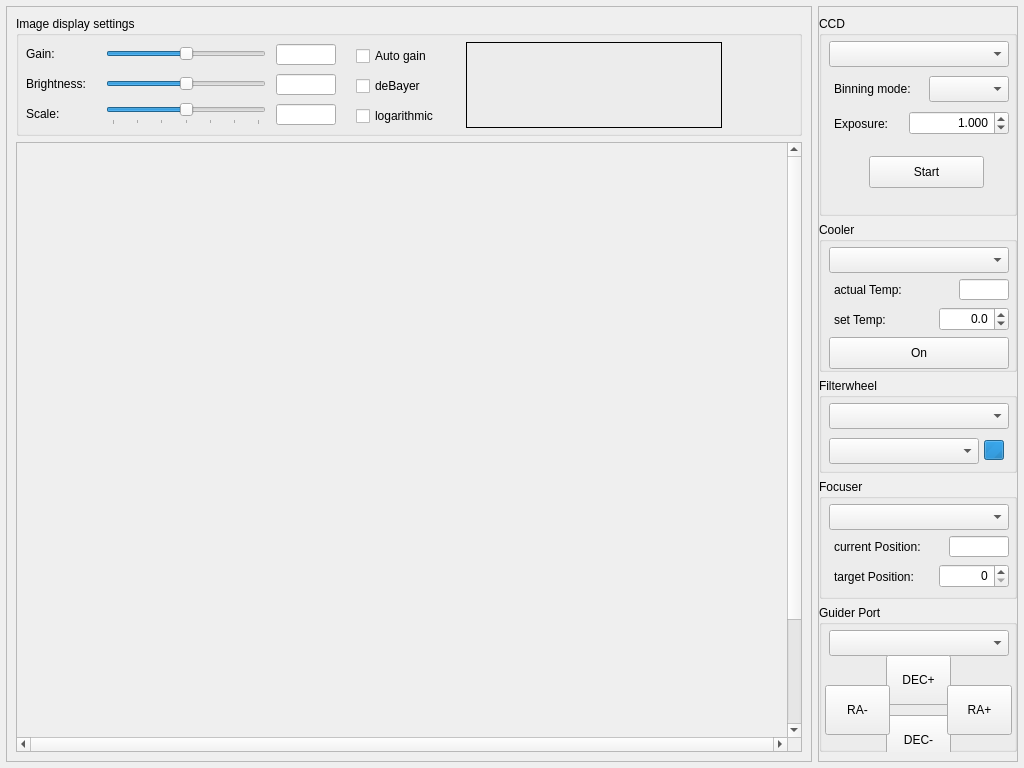
<?xml version="1.0" encoding="UTF-8"?>
<ui version="4.0">
 <class>PreviewWindow</class>
 <widget class="QWidget" name="PreviewWindow">
  <property name="geometry">
   <rect>
    <x>0</x>
    <y>0</y>
    <width>1024</width>
    <height>768</height>
   </rect>
  </property>
  <property name="windowTitle">
   <string>Form</string>
  </property>
  <layout class="QHBoxLayout" name="horizontalLayout">
   <property name="leftMargin">
    <number>6</number>
   </property>
   <property name="topMargin">
    <number>6</number>
   </property>
   <property name="rightMargin">
    <number>6</number>
   </property>
   <property name="bottomMargin">
    <number>6</number>
   </property>
   <item>
    <widget class="QFrame" name="imageFrame">
     <property name="frameShape">
      <enum>QFrame::StyledPanel</enum>
     </property>
     <property name="frameShadow">
      <enum>QFrame::Raised</enum>
     </property>
     <layout class="QVBoxLayout" name="verticalLayout_3">
      <item>
       <widget class="QGroupBox" name="imageOptions">
        <property name="minimumSize">
         <size>
          <width>0</width>
          <height>120</height>
         </size>
        </property>
        <property name="maximumSize">
         <size>
          <width>16777215</width>
          <height>120</height>
         </size>
        </property>
        <property name="title">
         <string>Image display settings</string>
        </property>
        <widget class="QSlider" name="gainSlider">
         <property name="geometry">
          <rect>
           <x>90</x>
           <y>27</y>
           <width>160</width>
           <height>22</height>
          </rect>
         </property>
         <property name="minimum">
          <number>-256</number>
         </property>
         <property name="maximum">
          <number>256</number>
         </property>
         <property name="singleStep">
          <number>8</number>
         </property>
         <property name="pageStep">
          <number>64</number>
         </property>
         <property name="orientation">
          <enum>Qt::Horizontal</enum>
         </property>
        </widget>
        <widget class="QLabel" name="gainLabel">
         <property name="geometry">
          <rect>
           <x>10</x>
           <y>30</y>
           <width>41</width>
           <height>16</height>
          </rect>
         </property>
         <property name="text">
          <string>Gain:</string>
         </property>
        </widget>
        <widget class="QLineEdit" name="gainField">
         <property name="geometry">
          <rect>
           <x>260</x>
           <y>28</y>
           <width>60</width>
           <height>21</height>
          </rect>
         </property>
         <property name="alignment">
          <set>Qt::AlignRight|Qt::AlignTrailing|Qt::AlignVCenter</set>
         </property>
         <property name="readOnly">
          <bool>true</bool>
         </property>
        </widget>
        <widget class="QLabel" name="brightnessLabel">
         <property name="geometry">
          <rect>
           <x>10</x>
           <y>60</y>
           <width>71</width>
           <height>16</height>
          </rect>
         </property>
         <property name="text">
          <string>Brightness:</string>
         </property>
        </widget>
        <widget class="QSlider" name="brightnessSlider">
         <property name="geometry">
          <rect>
           <x>90</x>
           <y>57</y>
           <width>160</width>
           <height>22</height>
          </rect>
         </property>
         <property name="minimum">
          <number>-256</number>
         </property>
         <property name="maximum">
          <number>256</number>
         </property>
         <property name="orientation">
          <enum>Qt::Horizontal</enum>
         </property>
        </widget>
        <widget class="QLineEdit" name="brightnessField">
         <property name="geometry">
          <rect>
           <x>260</x>
           <y>58</y>
           <width>60</width>
           <height>21</height>
          </rect>
         </property>
         <property name="alignment">
          <set>Qt::AlignRight|Qt::AlignTrailing|Qt::AlignVCenter</set>
         </property>
        </widget>
        <widget class="QCheckBox" name="autogainBox">
         <property name="geometry">
          <rect>
           <x>340</x>
           <y>30</y>
           <width>89</width>
           <height>20</height>
          </rect>
         </property>
         <property name="text">
          <string>Auto gain</string>
         </property>
        </widget>
        <widget class="QCheckBox" name="debayerBox">
         <property name="geometry">
          <rect>
           <x>340</x>
           <y>60</y>
           <width>89</width>
           <height>20</height>
          </rect>
         </property>
         <property name="text">
          <string>deBayer</string>
         </property>
        </widget>
        <widget class="QLabel" name="histogramLabel">
         <property name="geometry">
          <rect>
           <x>450</x>
           <y>26</y>
           <width>256</width>
           <height>86</height>
          </rect>
         </property>
         <property name="frameShape">
          <enum>QFrame::Box</enum>
         </property>
         <property name="text">
          <string/>
         </property>
        </widget>
        <widget class="QLabel" name="scaleLabel">
         <property name="geometry">
          <rect>
           <x>10</x>
           <y>90</y>
           <width>59</width>
           <height>16</height>
          </rect>
         </property>
         <property name="text">
          <string>Scale:</string>
         </property>
        </widget>
        <widget class="QSlider" name="scaleSlider">
         <property name="geometry">
          <rect>
           <x>90</x>
           <y>87</y>
           <width>160</width>
           <height>22</height>
          </rect>
         </property>
         <property name="minimum">
          <number>-3</number>
         </property>
         <property name="maximum">
          <number>3</number>
         </property>
         <property name="orientation">
          <enum>Qt::Horizontal</enum>
         </property>
         <property name="tickPosition">
          <enum>QSlider::TicksBelow</enum>
         </property>
         <property name="tickInterval">
          <number>1</number>
         </property>
        </widget>
        <widget class="QLineEdit" name="scaleField">
         <property name="geometry">
          <rect>
           <x>260</x>
           <y>88</y>
           <width>60</width>
           <height>21</height>
          </rect>
         </property>
         <property name="alignment">
          <set>Qt::AlignRight|Qt::AlignTrailing|Qt::AlignVCenter</set>
         </property>
         <property name="readOnly">
          <bool>true</bool>
         </property>
        </widget>
        <widget class="QCheckBox" name="logarithmicBox">
         <property name="geometry">
          <rect>
           <x>340</x>
           <y>90</y>
           <width>90</width>
           <height>20</height>
          </rect>
         </property>
         <property name="text">
          <string>logarithmic</string>
         </property>
        </widget>
       </widget>
      </item>
      <item>
       <widget class="QScrollArea" name="scrollArea">
        <property name="verticalScrollBarPolicy">
         <enum>Qt::ScrollBarAlwaysOn</enum>
        </property>
        <property name="horizontalScrollBarPolicy">
         <enum>Qt::ScrollBarAlwaysOn</enum>
        </property>
        <property name="sizeAdjustPolicy">
         <enum>QAbstractScrollArea::AdjustToContents</enum>
        </property>
        <property name="widgetResizable">
         <bool>false</bool>
        </property>
        <property name="alignment">
         <set>Qt::AlignCenter</set>
        </property>
        <widget class="QWidget" name="scrollAreaWidgetContents">
         <property name="geometry">
          <rect>
           <x>1</x>
           <y>0</y>
           <width>767</width>
           <height>727</height>
          </rect>
         </property>
        </widget>
       </widget>
      </item>
     </layout>
    </widget>
   </item>
   <item>
    <widget class="QFrame" name="frame">
     <property name="minimumSize">
      <size>
       <width>200</width>
       <height>0</height>
      </size>
     </property>
     <property name="frameShape">
      <enum>QFrame::StyledPanel</enum>
     </property>
     <property name="frameShadow">
      <enum>QFrame::Raised</enum>
     </property>
     <property name="lineWidth">
      <number>0</number>
     </property>
     <layout class="QVBoxLayout" name="verticalLayout">
      <property name="leftMargin">
       <number>0</number>
      </property>
      <property name="rightMargin">
       <number>0</number>
      </property>
      <item>
       <widget class="QGroupBox" name="box1CCD">
        <property name="minimumSize">
         <size>
          <width>0</width>
          <height>200</height>
         </size>
        </property>
        <property name="maximumSize">
         <size>
          <width>16777215</width>
          <height>200</height>
         </size>
        </property>
        <property name="title">
         <string>CCD</string>
        </property>
        <widget class="QComboBox" name="ccdSelectionBox">
         <property name="geometry">
          <rect>
           <x>10</x>
           <y>25</y>
           <width>180</width>
           <height>26</height>
          </rect>
         </property>
        </widget>
        <widget class="QComboBox" name="binningBox">
         <property name="geometry">
          <rect>
           <x>110</x>
           <y>60</y>
           <width>80</width>
           <height>26</height>
          </rect>
         </property>
        </widget>
        <widget class="QLabel" name="label">
         <property name="geometry">
          <rect>
           <x>15</x>
           <y>65</y>
           <width>90</width>
           <height>16</height>
          </rect>
         </property>
         <property name="text">
          <string>Binning mode:</string>
         </property>
        </widget>
        <widget class="QLabel" name="label_4">
         <property name="geometry">
          <rect>
           <x>15</x>
           <y>100</y>
           <width>59</width>
           <height>16</height>
          </rect>
         </property>
         <property name="text">
          <string>Exposure:</string>
         </property>
        </widget>
        <widget class="QDoubleSpinBox" name="exposureSpinBox">
         <property name="geometry">
          <rect>
           <x>90</x>
           <y>95</y>
           <width>100</width>
           <height>24</height>
          </rect>
         </property>
         <property name="alignment">
          <set>Qt::AlignRight|Qt::AlignTrailing|Qt::AlignVCenter</set>
         </property>
         <property name="decimals">
          <number>3</number>
         </property>
         <property name="maximum">
          <double>3600.000000000000000</double>
         </property>
         <property name="value">
          <double>1.000000000000000</double>
         </property>
        </widget>
        <widget class="QPushButton" name="startButton">
         <property name="geometry">
          <rect>
           <x>50</x>
           <y>140</y>
           <width>115</width>
           <height>32</height>
          </rect>
         </property>
         <property name="text">
          <string>Start</string>
         </property>
        </widget>
       </widget>
      </item>
      <item>
       <widget class="QGroupBox" name="box2Cooler">
        <property name="minimumSize">
         <size>
          <width>0</width>
          <height>150</height>
         </size>
        </property>
        <property name="maximumSize">
         <size>
          <width>16777215</width>
          <height>150</height>
         </size>
        </property>
        <property name="title">
         <string>Cooler</string>
        </property>
        <widget class="QComboBox" name="coolerSelectionBox">
         <property name="geometry">
          <rect>
           <x>10</x>
           <y>25</y>
           <width>180</width>
           <height>26</height>
          </rect>
         </property>
        </widget>
        <widget class="QLabel" name="labelActualTemp">
         <property name="geometry">
          <rect>
           <x>15</x>
           <y>60</y>
           <width>100</width>
           <height>16</height>
          </rect>
         </property>
         <property name="text">
          <string>actual Temp:</string>
         </property>
        </widget>
        <widget class="QLineEdit" name="actualTempField">
         <property name="geometry">
          <rect>
           <x>140</x>
           <y>57</y>
           <width>50</width>
           <height>21</height>
          </rect>
         </property>
         <property name="alignment">
          <set>Qt::AlignRight|Qt::AlignTrailing|Qt::AlignVCenter</set>
         </property>
         <property name="readOnly">
          <bool>true</bool>
         </property>
        </widget>
        <widget class="QLabel" name="labelSetTemp">
         <property name="geometry">
          <rect>
           <x>15</x>
           <y>90</y>
           <width>100</width>
           <height>16</height>
          </rect>
         </property>
         <property name="text">
          <string>set Temp:</string>
         </property>
        </widget>
        <widget class="QDoubleSpinBox" name="setTempSpinBox">
         <property name="geometry">
          <rect>
           <x>120</x>
           <y>85</y>
           <width>70</width>
           <height>24</height>
          </rect>
         </property>
         <property name="alignment">
          <set>Qt::AlignRight|Qt::AlignTrailing|Qt::AlignVCenter</set>
         </property>
         <property name="decimals">
          <number>1</number>
         </property>
         <property name="minimum">
          <double>-40.000000000000000</double>
         </property>
         <property name="maximum">
          <double>20.000000000000000</double>
         </property>
        </widget>
        <widget class="QPushButton" name="coolerOnButton">
         <property name="geometry">
          <rect>
           <x>10</x>
           <y>115</y>
           <width>180</width>
           <height>32</height>
          </rect>
         </property>
         <property name="text">
          <string>On</string>
         </property>
        </widget>
       </widget>
      </item>
      <item>
       <widget class="QGroupBox" name="box3Filterwheel">
        <property name="maximumSize">
         <size>
          <width>16777215</width>
          <height>95</height>
         </size>
        </property>
        <property name="title">
         <string>Filterwheel</string>
        </property>
        <widget class="QComboBox" name="filterwheelSelectionBox">
         <property name="geometry">
          <rect>
           <x>10</x>
           <y>25</y>
           <width>180</width>
           <height>26</height>
          </rect>
         </property>
        </widget>
        <widget class="QComboBox" name="filternameBox">
         <property name="geometry">
          <rect>
           <x>10</x>
           <y>60</y>
           <width>150</width>
           <height>26</height>
          </rect>
         </property>
        </widget>
        <widget class="QProgressBar" name="filterwheelStatus">
         <property name="geometry">
          <rect>
           <x>165</x>
           <y>62</y>
           <width>20</width>
           <height>20</height>
          </rect>
         </property>
         <property name="maximum">
          <number>0</number>
         </property>
         <property name="value">
          <number>-1</number>
         </property>
         <property name="textVisible">
          <bool>false</bool>
         </property>
        </widget>
       </widget>
      </item>
      <item>
       <widget class="QGroupBox" name="groupBox">
        <property name="maximumSize">
         <size>
          <width>16777215</width>
          <height>120</height>
         </size>
        </property>
        <property name="title">
         <string>Focuser</string>
        </property>
        <widget class="QComboBox" name="focuserSelectionBox">
         <property name="geometry">
          <rect>
           <x>10</x>
           <y>25</y>
           <width>180</width>
           <height>26</height>
          </rect>
         </property>
        </widget>
        <widget class="QLineEdit" name="focuserCurrentField">
         <property name="geometry">
          <rect>
           <x>130</x>
           <y>57</y>
           <width>60</width>
           <height>21</height>
          </rect>
         </property>
         <property name="alignment">
          <set>Qt::AlignRight|Qt::AlignTrailing|Qt::AlignVCenter</set>
         </property>
        </widget>
        <widget class="QLabel" name="label_2">
         <property name="geometry">
          <rect>
           <x>15</x>
           <y>60</y>
           <width>110</width>
           <height>16</height>
          </rect>
         </property>
         <property name="text">
          <string>current Position:</string>
         </property>
        </widget>
        <widget class="QSpinBox" name="focuserSet">
         <property name="geometry">
          <rect>
           <x>120</x>
           <y>85</y>
           <width>70</width>
           <height>24</height>
          </rect>
         </property>
         <property name="alignment">
          <set>Qt::AlignRight|Qt::AlignTrailing|Qt::AlignVCenter</set>
         </property>
        </widget>
        <widget class="QLabel" name="label_3">
         <property name="geometry">
          <rect>
           <x>15</x>
           <y>90</y>
           <width>100</width>
           <height>16</height>
          </rect>
         </property>
         <property name="text">
          <string>target Position:</string>
         </property>
        </widget>
       </widget>
      </item>
      <item>
       <widget class="QGroupBox" name="groupBox_2">
        <property name="maximumSize">
         <size>
          <width>16777215</width>
          <height>162</height>
         </size>
        </property>
        <property name="title">
         <string>Guider Port</string>
        </property>
        <widget class="QComboBox" name="guideportSelectionBox">
         <property name="geometry">
          <rect>
           <x>10</x>
           <y>25</y>
           <width>180</width>
           <height>26</height>
          </rect>
         </property>
        </widget>
        <widget class="QPushButton" name="decplusButton">
         <property name="geometry">
          <rect>
           <x>67</x>
           <y>50</y>
           <width>65</width>
           <height>50</height>
          </rect>
         </property>
         <property name="text">
          <string>DEC+</string>
         </property>
        </widget>
        <widget class="QPushButton" name="decminusButton">
         <property name="geometry">
          <rect>
           <x>67</x>
           <y>110</y>
           <width>65</width>
           <height>50</height>
          </rect>
         </property>
         <property name="text">
          <string>DEC-</string>
         </property>
        </widget>
        <widget class="QPushButton" name="raminusButton">
         <property name="geometry">
          <rect>
           <x>6</x>
           <y>80</y>
           <width>65</width>
           <height>50</height>
          </rect>
         </property>
         <property name="text">
          <string>RA-</string>
         </property>
        </widget>
        <widget class="QPushButton" name="raplusButton">
         <property name="geometry">
          <rect>
           <x>128</x>
           <y>80</y>
           <width>65</width>
           <height>50</height>
          </rect>
         </property>
         <property name="text">
          <string>RA+</string>
         </property>
        </widget>
       </widget>
      </item>
     </layout>
    </widget>
   </item>
  </layout>
 </widget>
 <resources/>
 <connections>
  <connection>
   <sender>coolerOnButton</sender>
   <signal>clicked()</signal>
   <receiver>PreviewWindow</receiver>
   <slot>coolerOnOff()</slot>
   <hints>
    <hint type="sourcelabel">
     <x>941</x>
     <y>348</y>
    </hint>
    <hint type="destinationlabel">
     <x>1018</x>
     <y>342</y>
    </hint>
   </hints>
  </connection>
  <connection>
   <sender>setTempSpinBox</sender>
   <signal>valueChanged(double)</signal>
   <receiver>PreviewWindow</receiver>
   <slot>coolerTemperatureChanged(double)</slot>
   <hints>
    <hint type="sourcelabel">
     <x>977</x>
     <y>310</y>
    </hint>
    <hint type="destinationlabel">
     <x>1023</x>
     <y>311</y>
    </hint>
   </hints>
  </connection>
  <connection>
   <sender>filternameBox</sender>
   <signal>currentIndexChanged(int)</signal>
   <receiver>PreviewWindow</receiver>
   <slot>filterwheelFilterChanged(int)</slot>
   <hints>
    <hint type="sourcelabel">
     <x>966</x>
     <y>433</y>
    </hint>
    <hint type="destinationlabel">
     <x>1021</x>
     <y>434</y>
    </hint>
   </hints>
  </connection>
  <connection>
   <sender>ccdSelectionBox</sender>
   <signal>currentIndexChanged(int)</signal>
   <receiver>PreviewWindow</receiver>
   <slot>ccdChanged(int)</slot>
   <hints>
    <hint type="sourcelabel">
     <x>969</x>
     <y>51</y>
    </hint>
    <hint type="destinationlabel">
     <x>1019</x>
     <y>49</y>
    </hint>
   </hints>
  </connection>
  <connection>
   <sender>coolerSelectionBox</sender>
   <signal>currentIndexChanged(int)</signal>
   <receiver>PreviewWindow</receiver>
   <slot>coolerChanged(int)</slot>
   <hints>
    <hint type="sourcelabel">
     <x>960</x>
     <y>254</y>
    </hint>
    <hint type="destinationlabel">
     <x>1020</x>
     <y>250</y>
    </hint>
   </hints>
  </connection>
  <connection>
   <sender>filterwheelSelectionBox</sender>
   <signal>currentIndexChanged(int)</signal>
   <receiver>PreviewWindow</receiver>
   <slot>filterwheelChanged(int)</slot>
   <hints>
    <hint type="sourcelabel">
     <x>970</x>
     <y>400</y>
    </hint>
    <hint type="destinationlabel">
     <x>1020</x>
     <y>402</y>
    </hint>
   </hints>
  </connection>
  <connection>
   <sender>focuserSelectionBox</sender>
   <signal>currentIndexChanged(int)</signal>
   <receiver>PreviewWindow</receiver>
   <slot>focuserChanged(int)</slot>
   <hints>
    <hint type="sourcelabel">
     <x>939</x>
     <y>501</y>
    </hint>
    <hint type="destinationlabel">
     <x>1016</x>
     <y>630</y>
    </hint>
   </hints>
  </connection>
  <connection>
   <sender>focuserSet</sender>
   <signal>valueChanged(int)</signal>
   <receiver>PreviewWindow</receiver>
   <slot>focuserSetChanged(int)</slot>
   <hints>
    <hint type="sourcelabel">
     <x>971</x>
     <y>560</y>
    </hint>
    <hint type="destinationlabel">
     <x>1014</x>
     <y>688</y>
    </hint>
   </hints>
  </connection>
  <connection>
   <sender>guideportSelectionBox</sender>
   <signal>currentIndexChanged(int)</signal>
   <receiver>PreviewWindow</receiver>
   <slot>guideportChanged(int)</slot>
   <hints>
    <hint type="sourcelabel">
     <x>930</x>
     <y>613</y>
    </hint>
    <hint type="destinationlabel">
     <x>1013</x>
     <y>618</y>
    </hint>
   </hints>
  </connection>
  <connection>
   <sender>decplusButton</sender>
   <signal>clicked()</signal>
   <receiver>PreviewWindow</receiver>
   <slot>guideportActivated()</slot>
   <hints>
    <hint type="sourcelabel">
     <x>919</x>
     <y>655</y>
    </hint>
    <hint type="destinationlabel">
     <x>1021</x>
     <y>667</y>
    </hint>
   </hints>
  </connection>
  <connection>
   <sender>raplusButton</sender>
   <signal>clicked()</signal>
   <receiver>PreviewWindow</receiver>
   <slot>guideportActivated()</slot>
   <hints>
    <hint type="sourcelabel">
     <x>967</x>
     <y>697</y>
    </hint>
    <hint type="destinationlabel">
     <x>1017</x>
     <y>727</y>
    </hint>
   </hints>
  </connection>
  <connection>
   <sender>decminusButton</sender>
   <signal>clicked()</signal>
   <receiver>PreviewWindow</receiver>
   <slot>guideportActivated()</slot>
   <hints>
    <hint type="sourcelabel">
     <x>932</x>
     <y>708</y>
    </hint>
    <hint type="destinationlabel">
     <x>1016</x>
     <y>718</y>
    </hint>
   </hints>
  </connection>
  <connection>
   <sender>raminusButton</sender>
   <signal>clicked()</signal>
   <receiver>PreviewWindow</receiver>
   <slot>guideportActivated()</slot>
   <hints>
    <hint type="sourcelabel">
     <x>843</x>
     <y>678</y>
    </hint>
    <hint type="destinationlabel">
     <x>987</x>
     <y>760</y>
    </hint>
   </hints>
  </connection>
  <connection>
   <sender>startButton</sender>
   <signal>clicked()</signal>
   <receiver>PreviewWindow</receiver>
   <slot>toggleStream()</slot>
   <hints>
    <hint type="sourcelabel">
     <x>945</x>
     <y>162</y>
    </hint>
    <hint type="destinationlabel">
     <x>1017</x>
     <y>162</y>
    </hint>
   </hints>
  </connection>
  <connection>
   <sender>exposureSpinBox</sender>
   <signal>editingFinished()</signal>
   <receiver>PreviewWindow</receiver>
   <slot>exposureChanged()</slot>
   <hints>
    <hint type="sourcelabel">
     <x>956</x>
     <y>122</y>
    </hint>
    <hint type="destinationlabel">
     <x>1018</x>
     <y>120</y>
    </hint>
   </hints>
  </connection>
  <connection>
   <sender>binningBox</sender>
   <signal>currentIndexChanged(int)</signal>
   <receiver>PreviewWindow</receiver>
   <slot>exposureChanged()</slot>
   <hints>
    <hint type="sourcelabel">
     <x>955</x>
     <y>84</y>
    </hint>
    <hint type="destinationlabel">
     <x>1018</x>
     <y>88</y>
    </hint>
   </hints>
  </connection>
  <connection>
   <sender>gainSlider</sender>
   <signal>valueChanged(int)</signal>
   <receiver>PreviewWindow</receiver>
   <slot>imageSettingsChanged()</slot>
   <hints>
    <hint type="sourcelabel">
     <x>208</x>
     <y>48</y>
    </hint>
    <hint type="destinationlabel">
     <x>209</x>
     <y>5</y>
    </hint>
   </hints>
  </connection>
  <connection>
   <sender>brightnessSlider</sender>
   <signal>valueChanged(int)</signal>
   <receiver>PreviewWindow</receiver>
   <slot>imageSettingsChanged()</slot>
   <hints>
    <hint type="sourcelabel">
     <x>233</x>
     <y>91</y>
    </hint>
    <hint type="destinationlabel">
     <x>492</x>
     <y>4</y>
    </hint>
   </hints>
  </connection>
  <connection>
   <sender>scaleSlider</sender>
   <signal>valueChanged(int)</signal>
   <receiver>PreviewWindow</receiver>
   <slot>imageSettingsChanged()</slot>
   <hints>
    <hint type="sourcelabel">
     <x>161</x>
     <y>106</y>
    </hint>
    <hint type="destinationlabel">
     <x>156</x>
     <y>6</y>
    </hint>
   </hints>
  </connection>
  <connection>
   <sender>logarithmicBox</sender>
   <signal>clicked()</signal>
   <receiver>PreviewWindow</receiver>
   <slot>imageSettingsChanged()</slot>
   <hints>
    <hint type="sourcelabel">
     <x>397</x>
     <y>113</y>
    </hint>
    <hint type="destinationlabel">
     <x>409</x>
     <y>9</y>
    </hint>
   </hints>
  </connection>
 </connections>
 <slots>
  <slot>coolerOnOff()</slot>
  <slot>coolerTemperatureChanged(double)</slot>
  <slot>filterwheelFilterChanged(int)</slot>
  <slot>ccdChanged(int)</slot>
  <slot>coolerChanged(int)</slot>
  <slot>filterwheelChanged(int)</slot>
  <slot>focuserChanged(int)</slot>
  <slot>focuserSetChanged(int)</slot>
  <slot>guideportChanged(int)</slot>
  <slot>guideportActivated()</slot>
  <slot>toggleStream()</slot>
  <slot>exposureChanged()</slot>
  <slot>imageSettingsChanged()</slot>
 </slots>
</ui>
